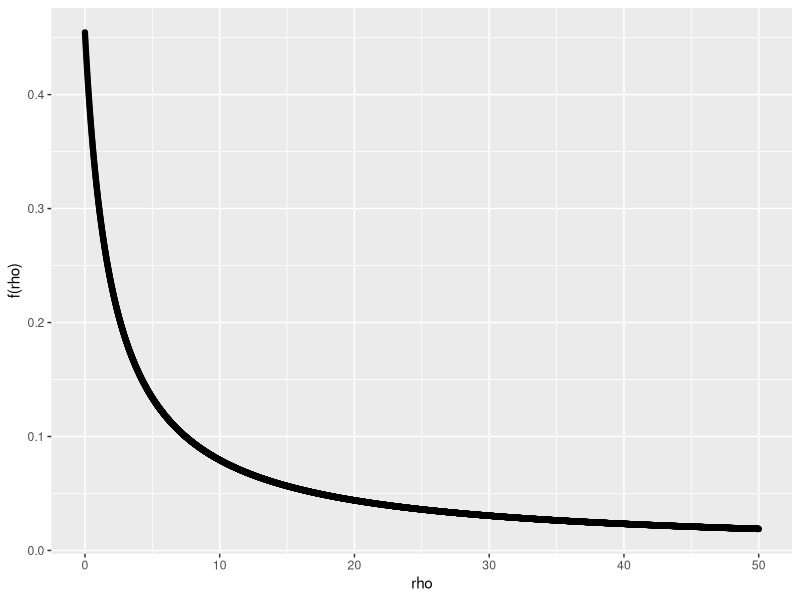

Write R code to recreate this figure.
## ---- chunk 1
library(ggplot2)

set.seed(10)
## ---- chunk 2
simulateAncestralProcess <- function(n, L, rho) {
  k <- n
  time <- 0
  while(k != 1) {
    t <- rexp(1, (choose(k, 2) + k*rho*(L-1)/2))
    p <- choose(k, 2) / (choose(k, 2) + k*rho*(L-1)/2)
    if (runif(1) < p) {
      k <- k - 1
    } else {
      k <- k + 1
    }
    time <- time + t
  }
  return(time)
}
## ---- chunk 3
n <- 10
L <- 200
rho <- .02
iter <- 1000

simulations <- list()
simulations <- rep(0, iter)
for (i in 1:iter) {
  simulations[i] <- simulateAncestralProcess(n, L, rho)
}

sum((simulations) < 20)
## ---- chunk 4
f <- function(x) {
  return((x+10)/(x^2 + 13*x + 22))
}

rho <- seq(0,50,.01)

qplot(rho, f(rho))
